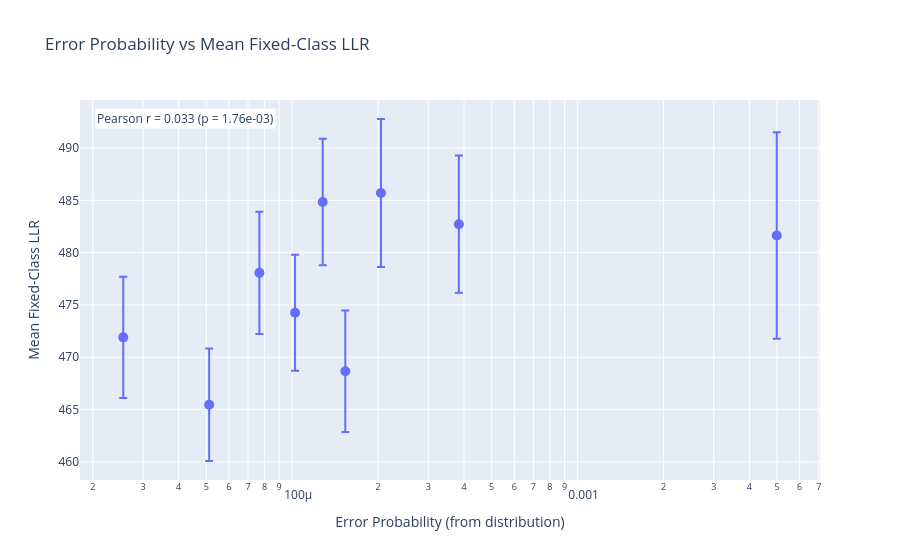

Notebook code cell kept with this figure:
### Code cell
# Scatter plot: error_prob vs mean fixed_llr with error bars
summary_for_plot = df_results.groupby(["error_rank", "error_prob"]).agg({
    "fixed_llr": ["mean", "std", "count"]
}).reset_index()
summary_for_plot.columns = ["error_rank", "error_prob", "llr_mean", "llr_std", "count"]
summary_for_plot["llr_sem"] = summary_for_plot["llr_std"] / np.sqrt(summary_for_plot["count"])

fig = go.Figure()

fig.add_trace(go.Scatter(
    x=summary_for_plot["error_prob"],
    y=summary_for_plot["llr_mean"],
    error_y=dict(
        type="data",
        array=summary_for_plot["llr_sem"] * 1.96,  # 95% CI
        visible=True,
    ),
    mode="markers",
    marker=dict(size=10),
    text=[f"Rank {r}" for r in summary_for_plot["error_rank"]],
    hovertemplate="Prob: %{x:.2e}<br>Mean LLR: %{y:.2f}<br>%{text}<extra></extra>",
))

fig.update_layout(
    title="Error Probability vs Mean Fixed-Class LLR",
    xaxis_title="Error Probability (from distribution)",
    yaxis_title="Mean Fixed-Class LLR",
    xaxis_type="log",
)
fig.add_annotation(
    text=f"Pearson r = {pearson_corr:.3f} (p = {pearson_p:.2e})",
    xref="paper", yref="paper",
    x=0.02, y=0.98,
    showarrow=False,
    font=dict(size=12),
    bgcolor="white",
)
fig.show()

### Figure 1 — Plotly figure (JSON) as saved in the notebook; plotly's stock layout.template omitted (floating-point values rounded to 4 significant figures)
{"data": [{"error_y": {"array": [9.873, 6.554, 7.068, 5.795, 6.047, 5.537, 5.838, 5.376, 5.788, 6.02], "type": "data", "visible": true}, "hovertemplate": "Prob: %{x:.2e}<br>Mean LLR: %{y:.2f}<br>%{text}<extra></extra>", "marker": {"size": 10}, "mode": "markers", "text": ["Rank 0", "Rank 454", "Rank 909", "Rank 1364", "Rank 1819", "Rank 2274", "Rank 2729", "Rank 3184", "Rank 3639", "Rank 4094"], "type": "scatter", "x": [0.004988, 0.0003837, 0.0002046, 0.0001535, 0.0001279, 0.0001023, 7.674e-05, 5.116e-05, 2.558e-05, 0.0], "y": [481.6, 482.7, 485.7, 468.7, 484.8, 474.2, 478.1, 465.5, 471.9, 477.9]}], "layout": {"annotations": [{"bgcolor": "white", "font": {"size": 12}, "showarrow": false, "text": "Pearson r = 0.033 (p = 1.76e-03)", "x": 0.02, "xref": "paper", "y": 0.98, "yref": "paper"}], "title": {"text": "Error Probability vs Mean Fixed-Class LLR"}, "xaxis": {"title": {"text": "Error Probability (from distribution)"}, "type": "log"}, "yaxis": {"title": {"text": "Mean Fixed-Class LLR"}}}}
